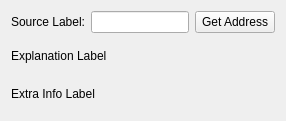
<?xml version="1.0" encoding="UTF-8"?>
<ui version="4.0">
 <class>MTPageNym_Source</class>
 <widget class="QWizardPage" name="MTPageNym_Source">
  <property name="geometry">
   <rect>
    <x>0</x>
    <y>0</y>
    <width>286</width>
    <height>121</height>
   </rect>
  </property>
  <property name="windowTitle">
   <string>WizardPage</string>
  </property>
  <layout class="QGridLayout" name="gridLayout">
   <item row="0" column="0">
    <widget class="QLabel" name="label">
     <property name="text">
      <string>Source Label:</string>
     </property>
    </widget>
   </item>
   <item row="0" column="1">
    <widget class="QLineEdit" name="lineEditSource"/>
   </item>
   <item row="0" column="2">
    <widget class="QPushButton" name="getAddress">
     <property name="text">
      <string>Get Address</string>
     </property>
    </widget>
   </item>
   <item row="1" column="0" colspan="3">
    <widget class="QLabel" name="labelExplanation">
     <property name="text">
      <string>Explanation Label</string>
     </property>
     <property name="wordWrap">
      <bool>true</bool>
     </property>
    </widget>
   </item>
   <item row="2" column="0" colspan="3">
    <widget class="QLabel" name="labelExtra">
     <property name="text">
      <string>Extra Info Label</string>
     </property>
     <property name="wordWrap">
      <bool>true</bool>
     </property>
    </widget>
   </item>
  </layout>
 </widget>
 <resources/>
 <connections/>
</ui>
